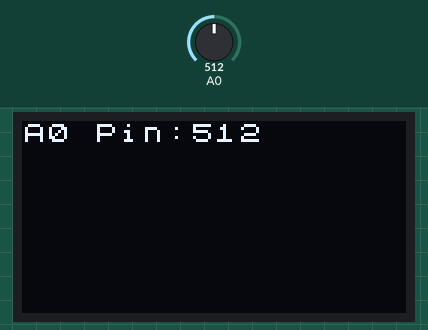
This sketch was run on a simulated Arduino Uno, built with avr-gcc and run on an emulated ATmega328P. On the bench: 128×64 one-colour display. The inputs (shaded band) are chosen by the test bench; at power-on: A0 = 512.

Above: at 1.2 s.
1.3 s: A0 set to 716
At 1.7 s:
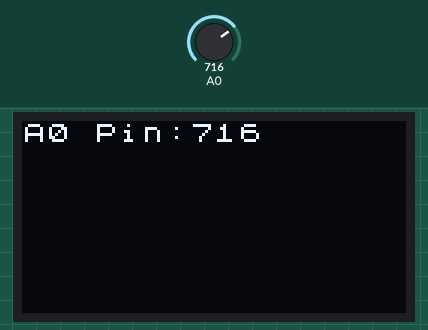
2.9 s: A0 set to 900
At 4.1 s:
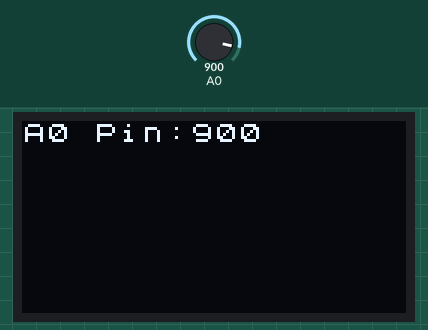
4.5 s: A0 set to 1023
At 5.5 s:
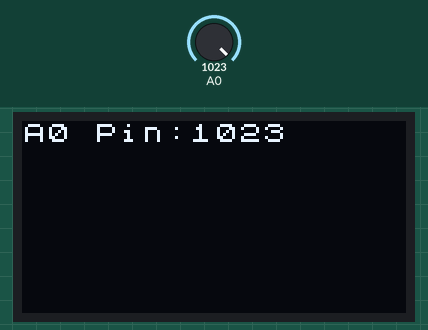
Timing chart, 0 to 7.5 s (numbered marks = the images above; inputs shaded):
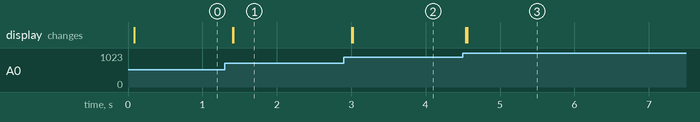

Measured:
- after the input at 1.3 s, the display: first changes after 0.11 s (image 1 shows a later state)
- after the input at 2.9 s, the display: first changes after 0.11 s (image 2 shows a later state)
- after the input at 4.5 s, the display: first changes at once (image 3 shows a later state)

The sketch:

10_OLED_Bildschirm.ino
```cpp
#include "Arduino_SensorKit.h"

void setup() {
  Oled.begin();
  Oled.setFlipMode(true); // Sets the rotation of the screen
  pinMode(A0, INPUT);
}

void loop() {
  int poti_value = analogRead(A0);   //read value from A0

  Oled.setFont(u8x8_font_chroma48medium8_r);
  Oled.setCursor(0, 0);    // Set the Coordinates
  Oled.print("A0 Pin:");
  Oled.print(poti_value); // Print the Values
  Oled.print("   "); // Clear older values
  Oled.refreshDisplay();    // Update the Display
}
```
